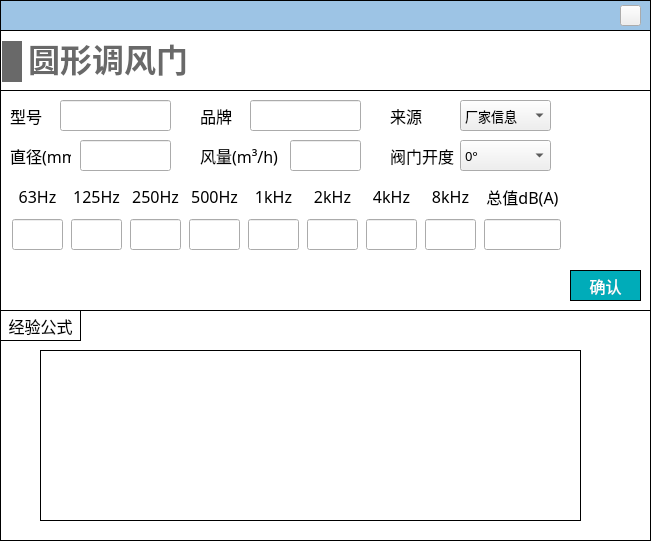
<?xml version="1.0" encoding="UTF-8"?>
<ui version="4.0">
 <class>Dialog_circular_damper</class>
 <widget class="QDialog" name="Dialog_circular_damper">
  <property name="geometry">
   <rect>
    <x>0</x>
    <y>0</y>
    <width>651</width>
    <height>541</height>
   </rect>
  </property>
  <property name="windowTitle">
   <string>Dialog</string>
  </property>
  <property name="styleSheet">
   <string notr="true">#Dialog_circular_damper
{
background:white;
}

QLineEdit 
{
font-family: 'Microsoft YaHei';
font-size: 13px;
}

QComboBox
{
font-family: 'Microsoft YaHei';
font-size: 13px;
}</string>
  </property>
  <widget class="QWidget" name="widget_terminal" native="true">
   <property name="geometry">
    <rect>
     <x>0</x>
     <y>30</y>
     <width>651</width>
     <height>281</height>
    </rect>
   </property>
   <property name="styleSheet">
    <string notr="true">#widget_terminal
{
border: 1px solid #000000;
}</string>
   </property>
   <widget class="QWidget" name="widget_2" native="true">
    <property name="geometry">
     <rect>
      <x>0</x>
      <y>60</y>
      <width>651</width>
      <height>221</height>
     </rect>
    </property>
    <property name="styleSheet">
     <string notr="true">#widget_2
{
border: 1px solid #000000;
}

QLabel
{
font-family: '黑体';
font-size: 16px;
}

QLineEdit
{
font-family: '黑体';
}

QRadioButton
{
font-family: '黑体';
}

QPushButton
{
font-family: '黑体';
}</string>
    </property>
    <widget class="QLineEdit" name="lineEdit_brand">
     <property name="geometry">
      <rect>
       <x>250</x>
       <y>10</y>
       <width>111</width>
       <height>31</height>
      </rect>
     </property>
     <property name="font">
      <font>
       <family>黑体</family>
       <pointsize>-1</pointsize>
      </font>
     </property>
    </widget>
    <widget class="QLineEdit" name="lineEdit_air_volume">
     <property name="geometry">
      <rect>
       <x>290</x>
       <y>50</y>
       <width>71</width>
       <height>31</height>
      </rect>
     </property>
     <property name="font">
      <font>
       <family>黑体</family>
       <pointsize>-1</pointsize>
      </font>
     </property>
    </widget>
    <widget class="QLabel" name="label_4">
     <property name="geometry">
      <rect>
       <x>200</x>
       <y>10</y>
       <width>41</width>
       <height>31</height>
      </rect>
     </property>
     <property name="font">
      <font>
       <family>黑体</family>
       <pointsize>-1</pointsize>
      </font>
     </property>
     <property name="text">
      <string>品牌</string>
     </property>
    </widget>
    <widget class="QLabel" name="label_15">
     <property name="geometry">
      <rect>
       <x>200</x>
       <y>50</y>
       <width>81</width>
       <height>31</height>
      </rect>
     </property>
     <property name="font">
      <font>
       <family>黑体</family>
       <pointsize>-1</pointsize>
      </font>
     </property>
     <property name="text">
      <string>风量(m³/h)</string>
     </property>
    </widget>
    <widget class="QLabel" name="label_5">
     <property name="geometry">
      <rect>
       <x>390</x>
       <y>50</y>
       <width>71</width>
       <height>31</height>
      </rect>
     </property>
     <property name="font">
      <font>
       <family>黑体</family>
       <pointsize>-1</pointsize>
      </font>
     </property>
     <property name="text">
      <string>阀门开度</string>
     </property>
    </widget>
    <widget class="QComboBox" name="comboBox_angle">
     <property name="geometry">
      <rect>
       <x>460</x>
       <y>50</y>
       <width>91</width>
       <height>31</height>
      </rect>
     </property>
     <property name="font">
      <font>
       <family>Microsoft YaHei</family>
       <pointsize>-1</pointsize>
      </font>
     </property>
     <property name="layoutDirection">
      <enum>Qt::LeftToRight</enum>
     </property>
     <property name="sizeAdjustPolicy">
      <enum>QComboBox::AdjustToContentsOnFirstShow</enum>
     </property>
     <item>
      <property name="text">
       <string>0°</string>
      </property>
     </item>
     <item>
      <property name="text">
       <string>15°</string>
      </property>
     </item>
     <item>
      <property name="text">
       <string>30°</string>
      </property>
     </item>
     <item>
      <property name="text">
       <string>45°</string>
      </property>
     </item>
     <item>
      <property name="text">
       <string>60°</string>
      </property>
     </item>
     <item>
      <property name="text">
       <string>75°</string>
      </property>
     </item>
     <item>
      <property name="text">
       <string>90°</string>
      </property>
     </item>
    </widget>
    <widget class="QWidget" name="layoutWidget_3">
     <property name="geometry">
      <rect>
       <x>10</x>
       <y>90</y>
       <width>561</width>
       <height>72</height>
      </rect>
     </property>
     <layout class="QHBoxLayout" name="horizontalLayout_2">
      <item>
       <layout class="QVBoxLayout" name="verticalLayout_10">
        <item>
         <widget class="QLabel" name="label_21">
          <property name="minimumSize">
           <size>
            <width>51</width>
            <height>31</height>
           </size>
          </property>
          <property name="maximumSize">
           <size>
            <width>51</width>
            <height>31</height>
           </size>
          </property>
          <property name="font">
           <font>
            <family>黑体</family>
            <pointsize>-1</pointsize>
           </font>
          </property>
          <property name="text">
           <string>63Hz</string>
          </property>
          <property name="alignment">
           <set>Qt::AlignCenter</set>
          </property>
         </widget>
        </item>
        <item>
         <widget class="QLineEdit" name="lineEdit_63">
          <property name="minimumSize">
           <size>
            <width>51</width>
            <height>31</height>
           </size>
          </property>
          <property name="maximumSize">
           <size>
            <width>51</width>
            <height>31</height>
           </size>
          </property>
          <property name="font">
           <font>
            <family>黑体</family>
            <pointsize>-1</pointsize>
           </font>
          </property>
          <property name="alignment">
           <set>Qt::AlignCenter</set>
          </property>
         </widget>
        </item>
       </layout>
      </item>
      <item>
       <layout class="QVBoxLayout" name="verticalLayout_11">
        <item>
         <widget class="QLabel" name="label_22">
          <property name="minimumSize">
           <size>
            <width>51</width>
            <height>31</height>
           </size>
          </property>
          <property name="maximumSize">
           <size>
            <width>51</width>
            <height>31</height>
           </size>
          </property>
          <property name="font">
           <font>
            <family>黑体</family>
            <pointsize>-1</pointsize>
           </font>
          </property>
          <property name="text">
           <string>125Hz</string>
          </property>
          <property name="alignment">
           <set>Qt::AlignCenter</set>
          </property>
         </widget>
        </item>
        <item>
         <widget class="QLineEdit" name="lineEdit_125">
          <property name="minimumSize">
           <size>
            <width>51</width>
            <height>31</height>
           </size>
          </property>
          <property name="maximumSize">
           <size>
            <width>51</width>
            <height>31</height>
           </size>
          </property>
          <property name="font">
           <font>
            <family>黑体</family>
            <pointsize>-1</pointsize>
           </font>
          </property>
          <property name="alignment">
           <set>Qt::AlignCenter</set>
          </property>
         </widget>
        </item>
       </layout>
      </item>
      <item>
       <layout class="QVBoxLayout" name="verticalLayout_12">
        <item>
         <widget class="QLabel" name="label_23">
          <property name="minimumSize">
           <size>
            <width>51</width>
            <height>31</height>
           </size>
          </property>
          <property name="maximumSize">
           <size>
            <width>51</width>
            <height>31</height>
           </size>
          </property>
          <property name="font">
           <font>
            <family>黑体</family>
            <pointsize>-1</pointsize>
           </font>
          </property>
          <property name="text">
           <string>250Hz</string>
          </property>
          <property name="alignment">
           <set>Qt::AlignCenter</set>
          </property>
         </widget>
        </item>
        <item>
         <widget class="QLineEdit" name="lineEdit_250">
          <property name="minimumSize">
           <size>
            <width>51</width>
            <height>31</height>
           </size>
          </property>
          <property name="maximumSize">
           <size>
            <width>51</width>
            <height>31</height>
           </size>
          </property>
          <property name="font">
           <font>
            <family>黑体</family>
            <pointsize>-1</pointsize>
           </font>
          </property>
          <property name="alignment">
           <set>Qt::AlignCenter</set>
          </property>
         </widget>
        </item>
       </layout>
      </item>
      <item>
       <layout class="QVBoxLayout" name="verticalLayout_13">
        <item>
         <widget class="QLabel" name="label_24">
          <property name="minimumSize">
           <size>
            <width>51</width>
            <height>31</height>
           </size>
          </property>
          <property name="maximumSize">
           <size>
            <width>51</width>
            <height>31</height>
           </size>
          </property>
          <property name="font">
           <font>
            <family>黑体</family>
            <pointsize>-1</pointsize>
           </font>
          </property>
          <property name="text">
           <string>500Hz</string>
          </property>
          <property name="alignment">
           <set>Qt::AlignCenter</set>
          </property>
         </widget>
        </item>
        <item>
         <widget class="QLineEdit" name="lineEdit_500">
          <property name="minimumSize">
           <size>
            <width>51</width>
            <height>31</height>
           </size>
          </property>
          <property name="maximumSize">
           <size>
            <width>51</width>
            <height>31</height>
           </size>
          </property>
          <property name="font">
           <font>
            <family>黑体</family>
            <pointsize>-1</pointsize>
           </font>
          </property>
          <property name="alignment">
           <set>Qt::AlignCenter</set>
          </property>
         </widget>
        </item>
       </layout>
      </item>
      <item>
       <layout class="QVBoxLayout" name="verticalLayout_14">
        <item>
         <widget class="QLabel" name="label_25">
          <property name="minimumSize">
           <size>
            <width>51</width>
            <height>31</height>
           </size>
          </property>
          <property name="maximumSize">
           <size>
            <width>51</width>
            <height>31</height>
           </size>
          </property>
          <property name="font">
           <font>
            <family>黑体</family>
            <pointsize>-1</pointsize>
           </font>
          </property>
          <property name="text">
           <string>1kHz</string>
          </property>
          <property name="alignment">
           <set>Qt::AlignCenter</set>
          </property>
         </widget>
        </item>
        <item>
         <widget class="QLineEdit" name="lineEdit_1k">
          <property name="minimumSize">
           <size>
            <width>51</width>
            <height>31</height>
           </size>
          </property>
          <property name="maximumSize">
           <size>
            <width>51</width>
            <height>31</height>
           </size>
          </property>
          <property name="font">
           <font>
            <family>黑体</family>
            <pointsize>-1</pointsize>
           </font>
          </property>
          <property name="alignment">
           <set>Qt::AlignCenter</set>
          </property>
         </widget>
        </item>
       </layout>
      </item>
      <item>
       <layout class="QVBoxLayout" name="verticalLayout_15">
        <property name="spacing">
         <number>6</number>
        </property>
        <item>
         <widget class="QLabel" name="label_26">
          <property name="minimumSize">
           <size>
            <width>51</width>
            <height>31</height>
           </size>
          </property>
          <property name="maximumSize">
           <size>
            <width>51</width>
            <height>31</height>
           </size>
          </property>
          <property name="font">
           <font>
            <family>黑体</family>
            <pointsize>-1</pointsize>
           </font>
          </property>
          <property name="text">
           <string>2kHz</string>
          </property>
          <property name="alignment">
           <set>Qt::AlignCenter</set>
          </property>
         </widget>
        </item>
        <item>
         <widget class="QLineEdit" name="lineEdit_2k">
          <property name="minimumSize">
           <size>
            <width>51</width>
            <height>31</height>
           </size>
          </property>
          <property name="maximumSize">
           <size>
            <width>51</width>
            <height>31</height>
           </size>
          </property>
          <property name="font">
           <font>
            <family>黑体</family>
            <pointsize>-1</pointsize>
           </font>
          </property>
          <property name="alignment">
           <set>Qt::AlignCenter</set>
          </property>
         </widget>
        </item>
       </layout>
      </item>
      <item>
       <layout class="QVBoxLayout" name="verticalLayout_16">
        <item>
         <widget class="QLabel" name="label_1">
          <property name="minimumSize">
           <size>
            <width>51</width>
            <height>31</height>
           </size>
          </property>
          <property name="maximumSize">
           <size>
            <width>51</width>
            <height>31</height>
           </size>
          </property>
          <property name="font">
           <font>
            <family>黑体</family>
            <pointsize>-1</pointsize>
           </font>
          </property>
          <property name="text">
           <string>4kHz</string>
          </property>
          <property name="alignment">
           <set>Qt::AlignCenter</set>
          </property>
         </widget>
        </item>
        <item>
         <widget class="QLineEdit" name="lineEdit_4k">
          <property name="minimumSize">
           <size>
            <width>51</width>
            <height>31</height>
           </size>
          </property>
          <property name="maximumSize">
           <size>
            <width>51</width>
            <height>31</height>
           </size>
          </property>
          <property name="font">
           <font>
            <family>黑体</family>
            <pointsize>-1</pointsize>
           </font>
          </property>
          <property name="alignment">
           <set>Qt::AlignCenter</set>
          </property>
         </widget>
        </item>
       </layout>
      </item>
      <item>
       <layout class="QVBoxLayout" name="verticalLayout_17">
        <item>
         <widget class="QLabel" name="label_27">
          <property name="minimumSize">
           <size>
            <width>51</width>
            <height>31</height>
           </size>
          </property>
          <property name="maximumSize">
           <size>
            <width>51</width>
            <height>31</height>
           </size>
          </property>
          <property name="font">
           <font>
            <family>黑体</family>
            <pointsize>-1</pointsize>
           </font>
          </property>
          <property name="text">
           <string>8kHz</string>
          </property>
          <property name="alignment">
           <set>Qt::AlignCenter</set>
          </property>
         </widget>
        </item>
        <item>
         <widget class="QLineEdit" name="lineEdit_8k">
          <property name="minimumSize">
           <size>
            <width>51</width>
            <height>31</height>
           </size>
          </property>
          <property name="maximumSize">
           <size>
            <width>51</width>
            <height>31</height>
           </size>
          </property>
          <property name="font">
           <font>
            <family>黑体</family>
            <pointsize>-1</pointsize>
           </font>
          </property>
          <property name="alignment">
           <set>Qt::AlignCenter</set>
          </property>
         </widget>
        </item>
       </layout>
      </item>
      <item>
       <layout class="QVBoxLayout" name="verticalLayout_18">
        <item>
         <widget class="QLabel" name="label_28">
          <property name="minimumSize">
           <size>
            <width>77</width>
            <height>31</height>
           </size>
          </property>
          <property name="maximumSize">
           <size>
            <width>51</width>
            <height>31</height>
           </size>
          </property>
          <property name="font">
           <font>
            <family>黑体</family>
            <pointsize>-1</pointsize>
           </font>
          </property>
          <property name="text">
           <string>总值dB(A)</string>
          </property>
          <property name="alignment">
           <set>Qt::AlignCenter</set>
          </property>
         </widget>
        </item>
        <item>
         <widget class="QLineEdit" name="lineEdit_total">
          <property name="minimumSize">
           <size>
            <width>77</width>
            <height>31</height>
           </size>
          </property>
          <property name="maximumSize">
           <size>
            <width>51</width>
            <height>31</height>
           </size>
          </property>
          <property name="font">
           <font>
            <family>黑体</family>
            <pointsize>-1</pointsize>
           </font>
          </property>
          <property name="alignment">
           <set>Qt::AlignCenter</set>
          </property>
          <property name="readOnly">
           <bool>true</bool>
          </property>
         </widget>
        </item>
       </layout>
      </item>
     </layout>
    </widget>
    <widget class="QLabel" name="label_14">
     <property name="geometry">
      <rect>
       <x>10</x>
       <y>50</y>
       <width>61</width>
       <height>31</height>
      </rect>
     </property>
     <property name="font">
      <font>
       <family>黑体</family>
       <pointsize>-1</pointsize>
      </font>
     </property>
     <property name="text">
      <string>直径(mm)</string>
     </property>
    </widget>
    <widget class="QLineEdit" name="lineEdit_diameter">
     <property name="geometry">
      <rect>
       <x>80</x>
       <y>50</y>
       <width>91</width>
       <height>31</height>
      </rect>
     </property>
     <property name="font">
      <font>
       <family>黑体</family>
       <pointsize>-1</pointsize>
      </font>
     </property>
    </widget>
    <widget class="QPushButton" name="pushButton_confirm">
     <property name="geometry">
      <rect>
       <x>570</x>
       <y>180</y>
       <width>71</width>
       <height>31</height>
      </rect>
     </property>
     <property name="font">
      <font>
       <family>黑体</family>
       <pointsize>12</pointsize>
      </font>
     </property>
     <property name="styleSheet">
      <string notr="true">QPushButton
{
	color:#ffffff; /*文字颜色*/
    background-color: #00ACB9;/*背景色*/
    border-radius:0px; /*边框倒角*/
	border: 1px solid #000000;
}


QPushButton:hover 
{
background-color: rgb(0,142,153);
color: white;
}</string>
     </property>
     <property name="text">
      <string>确认</string>
     </property>
    </widget>
    <widget class="QLineEdit" name="lineEdit_model">
     <property name="geometry">
      <rect>
       <x>60</x>
       <y>10</y>
       <width>111</width>
       <height>31</height>
      </rect>
     </property>
     <property name="font">
      <font>
       <family>黑体</family>
       <pointsize>-1</pointsize>
      </font>
     </property>
    </widget>
    <widget class="QLabel" name="label_6">
     <property name="geometry">
      <rect>
       <x>10</x>
       <y>10</y>
       <width>41</width>
       <height>31</height>
      </rect>
     </property>
     <property name="font">
      <font>
       <family>黑体</family>
       <pointsize>-1</pointsize>
      </font>
     </property>
     <property name="text">
      <string>型号</string>
     </property>
    </widget>
    <widget class="QComboBox" name="comboBox_data_source">
     <property name="geometry">
      <rect>
       <x>460</x>
       <y>10</y>
       <width>91</width>
       <height>31</height>
      </rect>
     </property>
     <property name="font">
      <font>
       <family>Microsoft YaHei</family>
       <pointsize>-1</pointsize>
      </font>
     </property>
     <item>
      <property name="text">
       <string>厂家信息</string>
      </property>
     </item>
     <item>
      <property name="text">
       <string>设计预估</string>
      </property>
     </item>
    </widget>
    <widget class="QLabel" name="label_7">
     <property name="geometry">
      <rect>
       <x>390</x>
       <y>10</y>
       <width>71</width>
       <height>31</height>
      </rect>
     </property>
     <property name="font">
      <font>
       <family>黑体</family>
       <pointsize>-1</pointsize>
      </font>
     </property>
     <property name="text">
      <string>来源</string>
     </property>
    </widget>
   </widget>
   <widget class="QLabel" name="label_19">
    <property name="geometry">
     <rect>
      <x>28</x>
      <y>11</y>
      <width>160</width>
      <height>41</height>
     </rect>
    </property>
    <property name="minimumSize">
     <size>
      <width>0</width>
      <height>41</height>
     </size>
    </property>
    <property name="maximumSize">
     <size>
      <width>16777215</width>
      <height>41</height>
     </size>
    </property>
    <property name="font">
     <font>
      <family>Microsoft YaHei</family>
      <pointsize>24</pointsize>
      <bold>true</bold>
     </font>
    </property>
    <property name="styleSheet">
     <string notr="true">QLabel { 
border: none; 
color : rgb(105, 105, 105);
}</string>
    </property>
    <property name="text">
     <string>圆形调风门</string>
    </property>
    <property name="alignment">
     <set>Qt::AlignBottom|Qt::AlignHCenter</set>
    </property>
   </widget>
   <widget class="QLabel" name="label_18">
    <property name="geometry">
     <rect>
      <x>2</x>
      <y>11</y>
      <width>20</width>
      <height>41</height>
     </rect>
    </property>
    <property name="minimumSize">
     <size>
      <width>20</width>
      <height>41</height>
     </size>
    </property>
    <property name="maximumSize">
     <size>
      <width>20</width>
      <height>41</height>
     </size>
    </property>
    <property name="styleSheet">
     <string notr="true">QLabel { 
border: none; 
background-color : rgb(105, 105, 105);
}</string>
    </property>
    <property name="text">
     <string/>
    </property>
   </widget>
  </widget>
  <widget class="QWidget" name="widget_top" native="true">
   <property name="geometry">
    <rect>
     <x>0</x>
     <y>0</y>
     <width>651</width>
     <height>31</height>
    </rect>
   </property>
   <property name="styleSheet">
    <string notr="true">#widget_top
{
border: 1px solid #000000;
background-color: rgb(157, 196, 229);
	background-color: rgb(157, 196, 229);
}</string>
   </property>
   <widget class="QPushButton" name="close">
    <property name="geometry">
     <rect>
      <x>620</x>
      <y>5</y>
      <width>21</width>
      <height>21</height>
     </rect>
    </property>
    <property name="styleSheet">
     <string notr="true">border-image: url(:/images/image/closeWindow.jpg);</string>
    </property>
    <property name="text">
     <string/>
    </property>
   </widget>
  </widget>
  <widget class="QWidget" name="widget" native="true">
   <property name="geometry">
    <rect>
     <x>0</x>
     <y>310</y>
     <width>651</width>
     <height>231</height>
    </rect>
   </property>
   <property name="styleSheet">
    <string notr="true">border: 1px solid #000000;</string>
   </property>
   <widget class="QLabel" name="label">
    <property name="geometry">
     <rect>
      <x>40</x>
      <y>40</y>
      <width>541</width>
      <height>171</height>
     </rect>
    </property>
    <property name="styleSheet">
     <string notr="true">border-image: url(:/images/image/damper_desci.png);</string>
    </property>
    <property name="text">
     <string/>
    </property>
   </widget>
   <widget class="QLabel" name="label_16">
    <property name="geometry">
     <rect>
      <x>0</x>
      <y>0</y>
      <width>81</width>
      <height>31</height>
     </rect>
    </property>
    <property name="font">
     <font>
      <family>黑体</family>
      <pointsize>12</pointsize>
     </font>
    </property>
    <property name="text">
     <string>经验公式</string>
    </property>
    <property name="alignment">
     <set>Qt::AlignCenter</set>
    </property>
   </widget>
  </widget>
  <zorder>widget_top</zorder>
  <zorder>widget_terminal</zorder>
  <zorder>widget</zorder>
 </widget>
 <tabstops>
  <tabstop>lineEdit_model</tabstop>
  <tabstop>lineEdit_brand</tabstop>
  <tabstop>lineEdit_diameter</tabstop>
  <tabstop>lineEdit_air_volume</tabstop>
  <tabstop>lineEdit_63</tabstop>
  <tabstop>lineEdit_125</tabstop>
  <tabstop>lineEdit_250</tabstop>
  <tabstop>lineEdit_500</tabstop>
  <tabstop>lineEdit_1k</tabstop>
  <tabstop>lineEdit_2k</tabstop>
  <tabstop>lineEdit_4k</tabstop>
  <tabstop>lineEdit_8k</tabstop>
  <tabstop>lineEdit_total</tabstop>
  <tabstop>pushButton_confirm</tabstop>
  <tabstop>close</tabstop>
  <tabstop>comboBox_angle</tabstop>
  <tabstop>comboBox_data_source</tabstop>
 </tabstops>
 <resources/>
 <connections/>
</ui>
